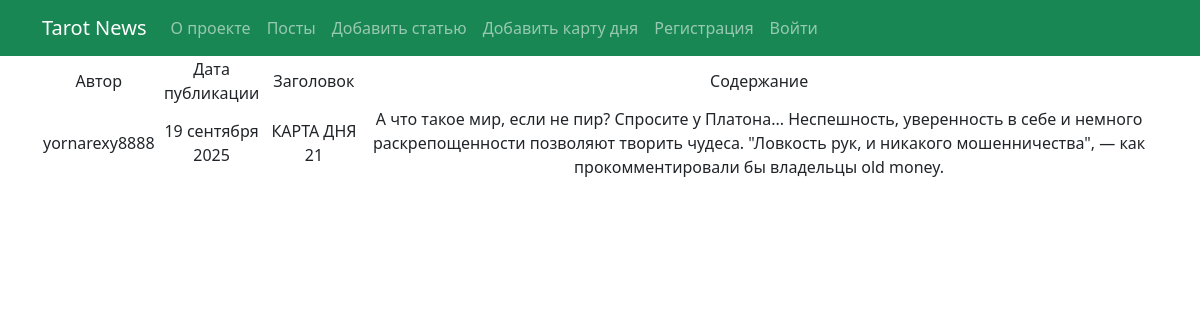
Page /post/24 on the committed database.
### portal/models.py (models this page shows, shortened)
class Post(models.Model):
    article = 'AR'
    cart_of_the_day = 'CD'  # аналог новости
    TYPE_CHOICES = ((article, 'статья'), (cart_of_the_day, 'карта дня'))
    author = models.ForeignKey(Author, on_delete=models.CASCADE)
    post_type = models.CharField(max_length=2, choices=TYPE_CHOICES, default=cart_of_the_day)
    time_publication = models.DateTimeField(auto_now_add=True)
    category = models.ManyToManyField(Category, through='PostCategory')
    title = models.CharField(max_length=67)
    text = models.TextField()
    rating = models.IntegerField(default=0)

class Author(models.Model):
    user = models.OneToOneField(User, on_delete=models.CASCADE)
    rating = models.IntegerField(default=0)

### portal/views.py (the view)
# urls.py: path('<int:pk>', PostDetail.as_view(), name='post_detail'),
class PostDetail(DetailView):
    model = Post
    template_name = 'portal/post_detail.html'
    context_object_name = 'post'

### portal/templatetags/custom_filters.py (called while the page is built)
@register.filter(name="censor")
def censor(text: str) -> str:
    if not isinstance(text, str):
        return text
    for word in censor_list:
        text = text.replace(word[1:], '*' * len(word[1:]))
    return text

### templates/portal/post_detail.html (shortened to what this page needs)
{% extends 'flatpages/default.html' %}
{% load custom_filters %}
{% block content %}
<table>
    <tr>
        <td>Автор</td>
        <td>Дата публикации</td>
        <td>Заголовок</td>
        <td>Содержание</td>
    </tr>
    <tr>
        <td>{{ post.author.user.username }}</td>
        <td>{{ post.time_publication|date:"d E Y" }}</td>
        <td>{{ post.title }}</td>
        <td>{{ post.text|censor }}</td>
    </tr>
</table>
{% endblock content %}

### rows in the picture
Post: author.user.username "yornarexy8888", time_publication "19 сентября 2025", title "КАРТА ДНЯ 21", text|censor "А что такое мир, если не пир? Спросите у Платона... Неспешность, уверенность в себе и немного раскрепощенности позволяют творить чудеса. \"Ловкость рук, и никакого мошенничества\", — как прокомментировали бы владельцы old money."
